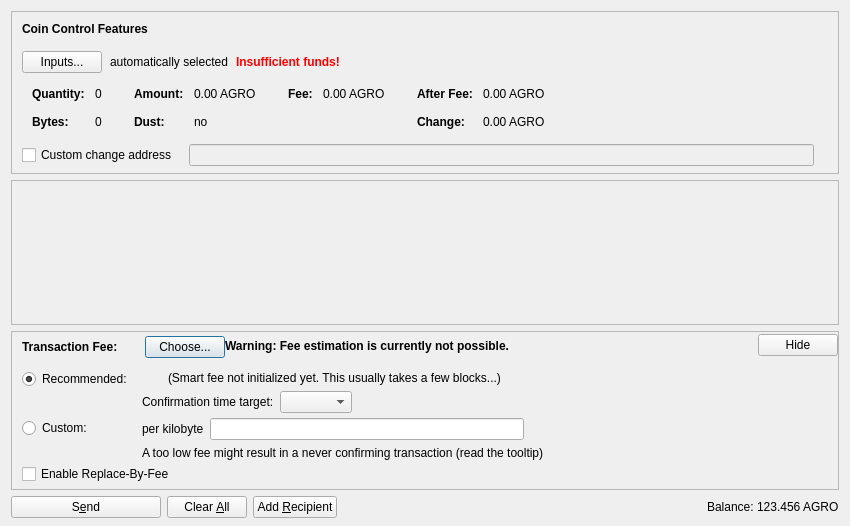
<?xml version="1.0" encoding="UTF-8"?>
<ui version="4.0">
 <class>SendCoinsDialog</class>
 <widget class="QDialog" name="SendCoinsDialog">
  <property name="geometry">
   <rect>
    <x>0</x>
    <y>0</y>
    <width>850</width>
    <height>526</height>
   </rect>
  </property>
  <property name="windowTitle">
   <string>Send Coins</string>
  </property>
  <layout class="QVBoxLayout" name="verticalLayout" stretch="0,1,0,0">
   <property name="bottomMargin">
    <number>8</number>
   </property>
   <item>
    <widget class="QFrame" name="frameCoinControl">
     <property name="sizePolicy">
      <sizepolicy hsizetype="Expanding" vsizetype="Expanding">
       <horstretch>0</horstretch>
       <verstretch>0</verstretch>
      </sizepolicy>
     </property>
     <property name="maximumSize">
      <size>
       <width>16777215</width>
       <height>16777215</height>
      </size>
     </property>
     <property name="frameShape">
      <enum>QFrame::StyledPanel</enum>
     </property>
     <property name="frameShadow">
      <enum>QFrame::Sunken</enum>
     </property>
     <layout class="QVBoxLayout" name="verticalLayoutCoinControl2">
      <property name="spacing">
       <number>0</number>
      </property>
      <property name="leftMargin">
       <number>0</number>
      </property>
      <property name="topMargin">
       <number>0</number>
      </property>
      <property name="rightMargin">
       <number>0</number>
      </property>
      <property name="bottomMargin">
       <number>6</number>
      </property>
      <item>
       <layout class="QVBoxLayout" name="verticalLayoutCoinControl" stretch="0,0,0,0,1">
        <property name="spacing">
         <number>0</number>
        </property>
        <property name="leftMargin">
         <number>10</number>
        </property>
        <property name="topMargin">
         <number>10</number>
        </property>
        <item>
         <layout class="QHBoxLayout" name="horizontalLayoutCoinControl1">
          <property name="bottomMargin">
           <number>15</number>
          </property>
          <item>
           <widget class="QLabel" name="labelCoinControlFeatures">
            <property name="sizePolicy">
             <sizepolicy hsizetype="Preferred" vsizetype="Maximum">
              <horstretch>0</horstretch>
              <verstretch>0</verstretch>
             </sizepolicy>
            </property>
            <property name="font">
             <font>
              <weight>75</weight>
              <bold>true</bold>
             </font>
            </property>
            <property name="styleSheet">
             <string notr="true">font-weight:bold;</string>
            </property>
            <property name="text">
             <string>Coin Control Features</string>
            </property>
           </widget>
          </item>
         </layout>
        </item>
        <item>
         <layout class="QHBoxLayout" name="horizontalLayoutCoinControl2" stretch="0,0,0,0">
          <property name="spacing">
           <number>8</number>
          </property>
          <property name="bottomMargin">
           <number>10</number>
          </property>
          <item>
           <widget class="QPushButton" name="pushButtonCoinControl">
            <property name="styleSheet">
             <string notr="true"/>
            </property>
            <property name="text">
             <string>Inputs...</string>
            </property>
            <property name="autoDefault">
             <bool>false</bool>
            </property>
           </widget>
          </item>
          <item>
           <widget class="QLabel" name="labelCoinControlAutomaticallySelected">
            <property name="text">
             <string>automatically selected</string>
            </property>
            <property name="margin">
             <number>5</number>
            </property>
           </widget>
          </item>
          <item>
           <widget class="QLabel" name="labelCoinControlInsuffFunds">
            <property name="font">
             <font>
              <weight>75</weight>
              <bold>true</bold>
             </font>
            </property>
            <property name="styleSheet">
             <string notr="true">color:red;font-weight:bold;</string>
            </property>
            <property name="text">
             <string>Insufficient funds!</string>
            </property>
            <property name="margin">
             <number>5</number>
            </property>
           </widget>
          </item>
          <item>
           <spacer name="horizontalSpacerCoinControl">
            <property name="orientation">
             <enum>Qt::Horizontal</enum>
            </property>
            <property name="sizeHint" stdset="0">
             <size>
              <width>40</width>
              <height>1</height>
             </size>
            </property>
           </spacer>
          </item>
         </layout>
        </item>
        <item>
         <widget class="QWidget" name="widgetCoinControl" native="true">
          <property name="sizePolicy">
           <sizepolicy hsizetype="Preferred" vsizetype="Preferred">
            <horstretch>0</horstretch>
            <verstretch>0</verstretch>
           </sizepolicy>
          </property>
          <property name="minimumSize">
           <size>
            <width>0</width>
            <height>0</height>
           </size>
          </property>
          <property name="styleSheet">
           <string notr="true"/>
          </property>
          <layout class="QHBoxLayout" name="horizontalLayoutCoinControl5">
           <property name="leftMargin">
            <number>0</number>
           </property>
           <property name="topMargin">
            <number>0</number>
           </property>
           <property name="rightMargin">
            <number>0</number>
           </property>
           <property name="bottomMargin">
            <number>0</number>
           </property>
           <item>
            <layout class="QHBoxLayout" name="horizontalLayoutCoinControl3" stretch="0,0,0,1">
             <property name="spacing">
              <number>20</number>
             </property>
             <property name="topMargin">
              <number>0</number>
             </property>
             <property name="bottomMargin">
              <number>10</number>
             </property>
             <item>
              <layout class="QFormLayout" name="formLayoutCoinControl1">
               <property name="horizontalSpacing">
                <number>10</number>
               </property>
               <property name="verticalSpacing">
                <number>14</number>
               </property>
               <property name="leftMargin">
                <number>10</number>
               </property>
               <property name="topMargin">
                <number>4</number>
               </property>
               <property name="rightMargin">
                <number>6</number>
               </property>
               <item row="0" column="0">
                <widget class="QLabel" name="labelCoinControlQuantityText">
                 <property name="font">
                  <font>
                   <weight>75</weight>
                   <bold>true</bold>
                  </font>
                 </property>
                 <property name="text">
                  <string>Quantity:</string>
                 </property>
                 <property name="margin">
                  <number>0</number>
                 </property>
                </widget>
               </item>
               <item row="0" column="1">
                <widget class="QLabel" name="labelCoinControlQuantity">
                 <property name="cursor">
                  <cursorShape>IBeamCursor</cursorShape>
                 </property>
                 <property name="contextMenuPolicy">
                  <enum>Qt::ActionsContextMenu</enum>
                 </property>
                 <property name="text">
                  <string notr="true">0</string>
                 </property>
                 <property name="margin">
                  <number>0</number>
                 </property>
                 <property name="textInteractionFlags">
                  <set>Qt::LinksAccessibleByMouse|Qt::TextSelectableByKeyboard|Qt::TextSelectableByMouse</set>
                 </property>
                </widget>
               </item>
               <item row="1" column="0">
                <widget class="QLabel" name="labelCoinControlBytesText">
                 <property name="font">
                  <font>
                   <weight>75</weight>
                   <bold>true</bold>
                  </font>
                 </property>
                 <property name="text">
                  <string>Bytes:</string>
                 </property>
                </widget>
               </item>
               <item row="1" column="1">
                <widget class="QLabel" name="labelCoinControlBytes">
                 <property name="cursor">
                  <cursorShape>IBeamCursor</cursorShape>
                 </property>
                 <property name="contextMenuPolicy">
                  <enum>Qt::ActionsContextMenu</enum>
                 </property>
                 <property name="text">
                  <string notr="true">0</string>
                 </property>
                 <property name="textInteractionFlags">
                  <set>Qt::LinksAccessibleByMouse|Qt::TextSelectableByKeyboard|Qt::TextSelectableByMouse</set>
                 </property>
                </widget>
               </item>
              </layout>
             </item>
             <item>
              <layout class="QFormLayout" name="formLayoutCoinControl2">
               <property name="horizontalSpacing">
                <number>10</number>
               </property>
               <property name="verticalSpacing">
                <number>14</number>
               </property>
               <property name="leftMargin">
                <number>6</number>
               </property>
               <property name="topMargin">
                <number>4</number>
               </property>
               <property name="rightMargin">
                <number>6</number>
               </property>
               <item row="0" column="0">
                <widget class="QLabel" name="labelCoinControlAmountText">
                 <property name="font">
                  <font>
                   <weight>75</weight>
                   <bold>true</bold>
                  </font>
                 </property>
                 <property name="text">
                  <string>Amount:</string>
                 </property>
                 <property name="margin">
                  <number>0</number>
                 </property>
                </widget>
               </item>
               <item row="0" column="1">
                <widget class="QLabel" name="labelCoinControlAmount">
                 <property name="cursor">
                  <cursorShape>IBeamCursor</cursorShape>
                 </property>
                 <property name="contextMenuPolicy">
                  <enum>Qt::ActionsContextMenu</enum>
                 </property>
                 <property name="text">
                  <string notr="true">0.00 AGRO</string>
                 </property>
                 <property name="textInteractionFlags">
                  <set>Qt::LinksAccessibleByMouse|Qt::TextSelectableByKeyboard|Qt::TextSelectableByMouse</set>
                 </property>
                </widget>
               </item>
               <item row="1" column="0">
                <widget class="QLabel" name="labelCoinControlLowOutputText">
                 <property name="font">
                  <font>
                   <weight>75</weight>
                   <bold>true</bold>
                  </font>
                 </property>
                 <property name="text">
                  <string>Dust:</string>
                 </property>
                </widget>
               </item>
               <item row="1" column="1">
                <widget class="QLabel" name="labelCoinControlLowOutput">
                 <property name="cursor">
                  <cursorShape>IBeamCursor</cursorShape>
                 </property>
                 <property name="contextMenuPolicy">
                  <enum>Qt::ActionsContextMenu</enum>
                 </property>
                 <property name="text">
                  <string notr="true">no</string>
                 </property>
                 <property name="textInteractionFlags">
                  <set>Qt::LinksAccessibleByMouse|Qt::TextSelectableByKeyboard|Qt::TextSelectableByMouse</set>
                 </property>
                </widget>
               </item>
              </layout>
             </item>
             <item>
              <layout class="QFormLayout" name="formLayoutCoinControl3">
               <property name="horizontalSpacing">
                <number>10</number>
               </property>
               <property name="verticalSpacing">
                <number>14</number>
               </property>
               <property name="leftMargin">
                <number>6</number>
               </property>
               <property name="topMargin">
                <number>4</number>
               </property>
               <property name="rightMargin">
                <number>6</number>
               </property>
               <item row="0" column="0">
                <widget class="QLabel" name="labelCoinControlFeeText">
                 <property name="font">
                  <font>
                   <weight>75</weight>
                   <bold>true</bold>
                  </font>
                 </property>
                 <property name="text">
                  <string>Fee:</string>
                 </property>
                 <property name="margin">
                  <number>0</number>
                 </property>
                </widget>
               </item>
               <item row="0" column="1">
                <widget class="QLabel" name="labelCoinControlFee">
                 <property name="cursor">
                  <cursorShape>IBeamCursor</cursorShape>
                 </property>
                 <property name="contextMenuPolicy">
                  <enum>Qt::ActionsContextMenu</enum>
                 </property>
                 <property name="text">
                  <string notr="true">0.00 AGRO</string>
                 </property>
                 <property name="textInteractionFlags">
                  <set>Qt::LinksAccessibleByMouse|Qt::TextSelectableByKeyboard|Qt::TextSelectableByMouse</set>
                 </property>
                </widget>
               </item>
              </layout>
             </item>
             <item>
              <layout class="QFormLayout" name="formLayoutCoinControl4">
               <property name="horizontalSpacing">
                <number>10</number>
               </property>
               <property name="verticalSpacing">
                <number>14</number>
               </property>
               <property name="leftMargin">
                <number>6</number>
               </property>
               <property name="topMargin">
                <number>4</number>
               </property>
               <property name="rightMargin">
                <number>6</number>
               </property>
               <item row="0" column="0">
                <widget class="QLabel" name="labelCoinControlAfterFeeText">
                 <property name="font">
                  <font>
                   <weight>75</weight>
                   <bold>true</bold>
                  </font>
                 </property>
                 <property name="text">
                  <string>After Fee:</string>
                 </property>
                 <property name="margin">
                  <number>0</number>
                 </property>
                </widget>
               </item>
               <item row="0" column="1">
                <widget class="QLabel" name="labelCoinControlAfterFee">
                 <property name="cursor">
                  <cursorShape>IBeamCursor</cursorShape>
                 </property>
                 <property name="contextMenuPolicy">
                  <enum>Qt::ActionsContextMenu</enum>
                 </property>
                 <property name="text">
                  <string notr="true">0.00 AGRO</string>
                 </property>
                 <property name="textInteractionFlags">
                  <set>Qt::LinksAccessibleByMouse|Qt::TextSelectableByKeyboard|Qt::TextSelectableByMouse</set>
                 </property>
                </widget>
               </item>
               <item row="1" column="0">
                <widget class="QLabel" name="labelCoinControlChangeText">
                 <property name="font">
                  <font>
                   <weight>75</weight>
                   <bold>true</bold>
                  </font>
                 </property>
                 <property name="text">
                  <string>Change:</string>
                 </property>
                </widget>
               </item>
               <item row="1" column="1">
                <widget class="QLabel" name="labelCoinControlChange">
                 <property name="cursor">
                  <cursorShape>IBeamCursor</cursorShape>
                 </property>
                 <property name="contextMenuPolicy">
                  <enum>Qt::ActionsContextMenu</enum>
                 </property>
                 <property name="text">
                  <string notr="true">0.00 AGRO</string>
                 </property>
                 <property name="textInteractionFlags">
                  <set>Qt::LinksAccessibleByMouse|Qt::TextSelectableByKeyboard|Qt::TextSelectableByMouse</set>
                 </property>
                </widget>
               </item>
              </layout>
             </item>
            </layout>
           </item>
          </layout>
         </widget>
        </item>
        <item>
         <layout class="QHBoxLayout" name="horizontalLayoutCoinControl4" stretch="0,0,0">
          <property name="spacing">
           <number>12</number>
          </property>
          <property name="sizeConstraint">
           <enum>QLayout::SetDefaultConstraint</enum>
          </property>
          <property name="topMargin">
           <number>5</number>
          </property>
          <property name="rightMargin">
           <number>5</number>
          </property>
          <item>
           <widget class="QCheckBox" name="checkBoxCoinControlChange">
            <property name="toolTip">
             <string>If this is activated, but the change address is empty or invalid, change will be sent to a newly generated address.</string>
            </property>
            <property name="text">
             <string>Custom change address</string>
            </property>
           </widget>
          </item>
          <item>
           <widget class="QValidatedLineEdit" name="lineEditCoinControlChange">
            <property name="enabled">
             <bool>false</bool>
            </property>
            <property name="sizePolicy">
             <sizepolicy hsizetype="Expanding" vsizetype="Fixed">
              <horstretch>0</horstretch>
              <verstretch>0</verstretch>
             </sizepolicy>
            </property>
           </widget>
          </item>
          <item>
           <widget class="QLabel" name="labelCoinControlChangeLabel">
            <property name="sizePolicy">
             <sizepolicy hsizetype="Preferred" vsizetype="Expanding">
              <horstretch>0</horstretch>
              <verstretch>0</verstretch>
             </sizepolicy>
            </property>
            <property name="minimumSize">
             <size>
              <width>0</width>
              <height>0</height>
             </size>
            </property>
            <property name="text">
             <string/>
            </property>
            <property name="margin">
             <number>3</number>
            </property>
           </widget>
          </item>
         </layout>
        </item>
        <item>
         <spacer name="verticalSpacerCoinControl">
          <property name="orientation">
           <enum>Qt::Vertical</enum>
          </property>
          <property name="sizeHint" stdset="0">
           <size>
            <width>800</width>
            <height>1</height>
           </size>
          </property>
         </spacer>
        </item>
       </layout>
      </item>
     </layout>
    </widget>
   </item>
   <item>
    <widget class="QScrollArea" name="scrollArea">
     <property name="widgetResizable">
      <bool>true</bool>
     </property>
     <widget class="QWidget" name="scrollAreaWidgetContents">
      <property name="geometry">
       <rect>
        <x>0</x>
        <y>0</y>
        <width>830</width>
        <height>104</height>
       </rect>
      </property>
      <layout class="QVBoxLayout" name="verticalLayout_2" stretch="0,1">
       <property name="leftMargin">
        <number>0</number>
       </property>
       <property name="topMargin">
        <number>0</number>
       </property>
       <property name="rightMargin">
        <number>0</number>
       </property>
       <property name="bottomMargin">
        <number>0</number>
       </property>
       <item>
        <layout class="QVBoxLayout" name="entries">
         <property name="spacing">
          <number>6</number>
         </property>
        </layout>
       </item>
       <item>
        <spacer name="verticalSpacer">
         <property name="orientation">
          <enum>Qt::Vertical</enum>
         </property>
         <property name="sizeHint" stdset="0">
          <size>
           <width>20</width>
           <height>40</height>
          </size>
         </property>
        </spacer>
       </item>
      </layout>
     </widget>
    </widget>
   </item>
   <item>
    <widget class="QFrame" name="frameFee">
     <property name="sizePolicy">
      <sizepolicy hsizetype="Expanding" vsizetype="Expanding">
       <horstretch>0</horstretch>
       <verstretch>0</verstretch>
      </sizepolicy>
     </property>
     <property name="maximumSize">
      <size>
       <width>16777215</width>
       <height>16777215</height>
      </size>
     </property>
     <property name="frameShape">
      <enum>QFrame::StyledPanel</enum>
     </property>
     <property name="frameShadow">
      <enum>QFrame::Sunken</enum>
     </property>
     <layout class="QVBoxLayout" name="verticalLayoutFee1">
      <property name="spacing">
       <number>0</number>
      </property>
      <property name="leftMargin">
       <number>0</number>
      </property>
      <property name="topMargin">
       <number>0</number>
      </property>
      <property name="rightMargin">
       <number>0</number>
      </property>
      <property name="bottomMargin">
       <number>0</number>
      </property>
      <item>
       <layout class="QVBoxLayout" name="verticalLayoutFee2" stretch="0,0,0">
        <property name="spacing">
         <number>0</number>
        </property>
        <property name="leftMargin">
         <number>10</number>
        </property>
        <property name="topMargin">
         <number>0</number>
        </property>
        <item>
         <layout class="QHBoxLayout" name="horizontalLayoutFee1">
          <property name="bottomMargin">
           <number>0</number>
          </property>
          <item>
           <layout class="QVBoxLayout" name="verticalLayoutFee7">
            <property name="spacing">
             <number>0</number>
            </property>
            <item>
             <spacer name="verticalSpacerSmartFee">
              <property name="orientation">
               <enum>Qt::Vertical</enum>
              </property>
              <property name="sizeType">
               <enum>QSizePolicy::Fixed</enum>
              </property>
              <property name="sizeHint" stdset="0">
               <size>
                <width>1</width>
                <height>4</height>
               </size>
              </property>
             </spacer>
            </item>
            <item>
             <layout class="QHBoxLayout" name="horizontalLayoutSmartFee">
              <property name="spacing">
               <number>10</number>
              </property>
              <item>
               <widget class="QLabel" name="labelFeeHeadline">
                <property name="sizePolicy">
                 <sizepolicy hsizetype="Preferred" vsizetype="Maximum">
                  <horstretch>0</horstretch>
                  <verstretch>0</verstretch>
                 </sizepolicy>
                </property>
                <property name="font">
                 <font>
                  <weight>75</weight>
                  <bold>true</bold>
                 </font>
                </property>
                <property name="styleSheet">
                 <string notr="true">font-weight:bold;</string>
                </property>
                <property name="text">
                 <string>Transaction Fee:</string>
                </property>
               </widget>
              </item>
              <item>
               <widget class="QLabel" name="labelFeeMinimized">
                <property name="text">
                 <string/>
                </property>
               </widget>
              </item>
              <item>
               <widget class="QPushButton" name="buttonChooseFee">
                <property name="text">
                 <string>Choose...</string>
                </property>
               </widget>
              </item>
             </layout>
            </item>
            <item>
             <spacer name="verticalSpacer_5">
              <property name="orientation">
               <enum>Qt::Vertical</enum>
              </property>
              <property name="sizeHint" stdset="0">
               <size>
                <width>1</width>
                <height>1</height>
               </size>
              </property>
             </spacer>
            </item>
           </layout>
          </item>
          <item>
           <widget class="QLabel" name="fallbackFeeWarningLabel">
            <property name="toolTip">
             <string>Using the fallbackfee can result in sending a transaction that will take several hours or days (or never) to confirm. Consider choosing your fee manually or wait until you have validated the complete chain.</string>
            </property>
            <property name="font">
            <font>
                <weight>75</weight>
                <bold>true</bold>
            </font>
            </property>
            <property name="text">
             <string>Warning: Fee estimation is currently not possible.</string>
            </property>
            <property name="wordWrap">
             <bool>false</bool>
            </property>
           </widget>
          </item>
          <item>
           <spacer name="horizontalSpacer_4">
            <property name="orientation">
             <enum>Qt::Horizontal</enum>
            </property>
            <property name="sizeType">
             <enum>QSizePolicy::MinimumExpanding</enum>
            </property>
            <property name="sizeHint" stdset="0">
             <size>
              <width>40</width>
              <height>20</height>
             </size>
            </property>
           </spacer>
          </item>
          <item>
           <widget class="QPushButton" name="buttonMinimizeFee">
            <property name="toolTip">
             <string>Hide transaction fee settings</string>
            </property>
            <property name="text">
             <string>Hide</string>
            </property>
           </widget>
          </item>
         </layout>
        </item>
        <item>
         <widget class="QFrame" name="frameFeeSelection">
          <layout class="QVBoxLayout" name="verticalLayoutFee12">
           <property name="spacing">
            <number>0</number>
           </property>
           <property name="leftMargin">
            <number>0</number>
           </property>
           <property name="topMargin">
            <number>0</number>
           </property>
           <property name="rightMargin">
            <number>0</number>
           </property>
           <property name="bottomMargin">
            <number>0</number>
           </property>
           <item>
            <layout class="QGridLayout" name="gridLayoutFee">
             <property name="topMargin">
              <number>10</number>
             </property>
             <property name="bottomMargin">
              <number>4</number>
             </property>
             <property name="horizontalSpacing">
              <number>10</number>
             </property>
             <property name="verticalSpacing">
              <number>4</number>
             </property>
             <item row="1" column="1">
              <layout class="QVBoxLayout" name="verticalLayoutFee8">
               <property name="spacing">
                <number>6</number>
               </property>
               <item>
                <layout class="QHBoxLayout" name="horizontalLayoutFee13">
                 <item>
                  <widget class="QLabel" name="labelCustomPerKilobyte">
                   <property name="toolTip">
                    <string>Specify a custom fee per kB (1,000 bytes) of the transaction's virtual size.

Note:  Since the fee is calculated on a per-byte basis, a fee of "100 satoshis per kB" for a transaction size of 500 bytes (half of 1 kB) would ultimately yield a fee of only 50 satoshis.</string>
                   </property>
                   <property name="text">
                    <string>per kilobyte</string>
                   </property>
                  </widget>
                 </item>
                 <item>
                  <widget class="AgroCoinAmountField" name="customFee"/>
                 </item>
                 <item>
                  <spacer name="horizontalSpacer_6">
                   <property name="orientation">
                    <enum>Qt::Horizontal</enum>
                   </property>
                   <property name="sizeHint" stdset="0">
                    <size>
                     <width>1</width>
                     <height>1</height>
                    </size>
                   </property>
                  </spacer>
                 </item>
                </layout>
               </item>
               <item>
                <layout class="QHBoxLayout" name="horizontalLayoutFee8">
                 <item>
                  <widget class="QLabel" name="labelCustomFeeWarning">
                   <property name="enabled">
                    <bool>true</bool>
                   </property>
                   <property name="toolTip">
                    <string>When there is less transaction volume than space in the blocks, miners as well as relaying nodes may enforce a minimum fee. Paying only this minimum fee is just fine, but be aware that this can result in a never confirming transaction once there is more demand for agrocoin transactions than the network can process.</string>
                   </property>
                   <property name="text">
                    <string>A too low fee might result in a never confirming transaction (read the tooltip)</string>
                   </property>
                  </widget>
                 </item>
                 <item>
                  <spacer name="horizontalSpacer_2">
                   <property name="orientation">
                    <enum>Qt::Horizontal</enum>
                   </property>
                   <property name="sizeHint" stdset="0">
                    <size>
                     <width>1</width>
                     <height>1</height>
                    </size>
                   </property>
                  </spacer>
                 </item>
                </layout>
               </item>
              </layout>
             </item>
             <item row="0" column="0">
              <layout class="QVBoxLayout" name="verticalLayoutFee4" stretch="0,1">
               <item>
                <widget class="QRadioButton" name="radioSmartFee">
                 <property name="text">
                  <string>Recommended:</string>
                 </property>
                 <property name="checked">
                  <bool>true</bool>
                 </property>
                 <attribute name="buttonGroup">
                  <string notr="true">groupFee</string>
                 </attribute>
                </widget>
               </item>
               <item>
                <spacer name="verticalSpacer_2">
                 <property name="orientation">
                  <enum>Qt::Vertical</enum>
                 </property>
                 <property name="sizeHint" stdset="0">
                  <size>
                   <width>1</width>
                   <height>1</height>
                  </size>
                 </property>
                </spacer>
               </item>
              </layout>
             </item>
             <item row="1" column="0">
              <layout class="QVBoxLayout" name="verticalLayoutFee9" stretch="0,1">
               <item>
                <widget class="QRadioButton" name="radioCustomFee">
                 <property name="text">
                  <string>Custom:</string>
                 </property>
                 <attribute name="buttonGroup">
                  <string notr="true">groupFee</string>
                 </attribute>
                </widget>
               </item>
               <item>
                <spacer name="verticalSpacer_6">
                 <property name="orientation">
                  <enum>Qt::Vertical</enum>
                 </property>
                 <property name="sizeHint" stdset="0">
                  <size>
                   <width>1</width>
                   <height>1</height>
                  </size>
                 </property>
                </spacer>
               </item>
              </layout>
             </item>
             <item row="0" column="1">
              <layout class="QVBoxLayout" name="verticalLayoutFee3" stretch="0,0,1">
               <property name="spacing">
                <number>6</number>
               </property>
               <property name="topMargin">
                <number>2</number>
               </property>
               <item>
                <layout class="QHBoxLayout" name="horizontalLayoutFee12">
                 <item>
                  <widget class="QLabel" name="labelSmartFee">
                   <property name="text">
                    <string/>
                   </property>
                  </widget>
                 </item>
                 <item>
                  <widget class="QLabel" name="labelFeeEstimation">
                   <property name="text">
                    <string/>
                   </property>
                  </widget>
                 </item>
                 <item>
                  <widget class="QLabel" name="labelSmartFee2">
                   <property name="text">
                    <string>(Smart fee not initialized yet. This usually takes a few blocks...)</string>
                   </property>
                  </widget>
                 </item>
                 <item>
                  <spacer name="horizontalSpacer_5">
                   <property name="orientation">
                    <enum>Qt::Horizontal</enum>
                   </property>
                   <property name="sizeHint" stdset="0">
                    <size>
                     <width>1</width>
                     <height>1</height>
                    </size>
                   </property>
                  </spacer>
                 </item>
                </layout>
               </item>
               <item>
                <layout class="QHBoxLayout" name="horizontalLayoutFee9">
                 <item>
                  <layout class="QVBoxLayout" name="verticalLayoutFee6">
                   <item>
                    <widget class="QLabel" name="labelSmartFee3">
                     <property name="text">
                      <string>Confirmation time target:</string>
                     </property>
                    </widget>
                   </item>
                  </layout>
                 </item>
                 <item>
                  <layout class="QVBoxLayout" name="verticalLayoutFee5">
                   <property name="rightMargin">
                    <number>30</number>
                   </property>
                   <item>
                    <layout class="QHBoxLayout" name="horizontalLayoutConfTarget">
                     <property name="bottomMargin">
                      <number>0</number>
                     </property>
                     <item>
                      <widget class="QComboBox" name="confTargetSelector"/>
                     </item>
                     <item>
                      <spacer name="horizontalSpacerConfTarget">
                       <property name="orientation">
                        <enum>Qt::Horizontal</enum>
                       </property>
                       <property name="sizeHint" stdset="0">
                        <size>
                         <width>40</width>
                         <height>20</height>
                        </size>
                       </property>
                      </spacer>
                     </item>
                    </layout>
                   </item>
                  </layout>
                 </item>
                </layout>
               </item>
               <item>
                <spacer name="verticalSpacer_4">
                 <property name="orientation">
                  <enum>Qt::Vertical</enum>
                 </property>
                 <property name="sizeHint" stdset="0">
                  <size>
                   <width>1</width>
                   <height>1</height>
                  </size>
                 </property>
                </spacer>
               </item>
              </layout>
             </item>
            </layout>
           </item>
           <item>
            <widget class="QCheckBox" name="optInRBF">
             <property name="text">
              <string>Enable Replace-By-Fee</string>
             </property>
             <property name="toolTip">
              <string>With Replace-By-Fee (BIP-125) you can increase a transaction's fee after it is sent. Without this, a higher fee may be recommended to compensate for increased transaction delay risk.</string>
             </property>
            </widget>
           </item>
          </layout>
         </widget>
        </item>
        <item>
         <spacer name="verticalSpacerFee">
          <property name="orientation">
           <enum>Qt::Vertical</enum>
          </property>
          <property name="sizeHint" stdset="0">
           <size>
            <width>40</width>
            <height>5</height>
           </size>
          </property>
         </spacer>
        </item>
       </layout>
      </item>
     </layout>
    </widget>
   </item>
   <item>
    <layout class="QHBoxLayout" name="horizontalLayout">
     <item>
      <widget class="QPushButton" name="sendButton">
       <property name="minimumSize">
        <size>
         <width>150</width>
         <height>0</height>
        </size>
       </property>
       <property name="toolTip">
        <string>Confirm the send action</string>
       </property>
       <property name="text">
        <string>S&amp;end</string>
       </property>
       <property name="icon">
        <iconset resource="../agrocoin.qrc">
         <normaloff>:/icons/send</normaloff>:/icons/send</iconset>
       </property>
       <property name="autoDefault">
        <bool>false</bool>
       </property>
       <property name="default">
        <bool>false</bool>
       </property>
      </widget>
     </item>
     <item>
      <widget class="QPushButton" name="clearButton">
       <property name="sizePolicy">
        <sizepolicy hsizetype="Minimum" vsizetype="Fixed">
         <horstretch>0</horstretch>
         <verstretch>0</verstretch>
        </sizepolicy>
       </property>
       <property name="toolTip">
        <string>Clear all fields of the form.</string>
       </property>
       <property name="text">
        <string>Clear &amp;All</string>
       </property>
       <property name="icon">
        <iconset resource="../agrocoin.qrc">
         <normaloff>:/icons/remove</normaloff>:/icons/remove</iconset>
       </property>
       <property name="autoDefault">
        <bool>false</bool>
       </property>
      </widget>
     </item>
     <item>
      <widget class="QPushButton" name="addButton">
       <property name="toolTip">
        <string>Send to multiple recipients at once</string>
       </property>
       <property name="text">
        <string>Add &amp;Recipient</string>
       </property>
       <property name="icon">
        <iconset resource="../agrocoin.qrc">
         <normaloff>:/icons/add</normaloff>:/icons/add</iconset>
       </property>
       <property name="autoDefault">
        <bool>false</bool>
       </property>
      </widget>
     </item>
     <item>
      <spacer name="horizontalSpacer">
       <property name="orientation">
        <enum>Qt::Horizontal</enum>
       </property>
       <property name="sizeHint" stdset="0">
        <size>
         <width>40</width>
         <height>20</height>
        </size>
       </property>
      </spacer>
     </item>
     <item>
      <layout class="QHBoxLayout" name="horizontalLayout_2">
       <property name="spacing">
        <number>3</number>
       </property>
       <item>
        <widget class="QLabel" name="labelBalanceName">
         <property name="sizePolicy">
          <sizepolicy hsizetype="Preferred" vsizetype="Fixed">
           <horstretch>0</horstretch>
           <verstretch>0</verstretch>
          </sizepolicy>
         </property>
         <property name="text">
          <string>Balance:</string>
         </property>
        </widget>
       </item>
       <item>
        <widget class="QLabel" name="labelBalance">
         <property name="sizePolicy">
          <sizepolicy hsizetype="Preferred" vsizetype="Fixed">
           <horstretch>0</horstretch>
           <verstretch>0</verstretch>
          </sizepolicy>
         </property>
         <property name="cursor">
          <cursorShape>IBeamCursor</cursorShape>
         </property>
         <property name="text">
          <string notr="true">123.456 AGRO</string>
         </property>
         <property name="textInteractionFlags">
          <set>Qt::LinksAccessibleByMouse|Qt::TextSelectableByKeyboard|Qt::TextSelectableByMouse</set>
         </property>
        </widget>
       </item>
      </layout>
     </item>
    </layout>
   </item>
  </layout>
 </widget>
 <customwidgets>
  <customwidget>
   <class>QValidatedLineEdit</class>
   <extends>QLineEdit</extends>
   <header>qt/qvalidatedlineedit.h</header>
  </customwidget>
  <customwidget>
   <class>AgroCoinAmountField</class>
   <extends>QLineEdit</extends>
   <header>qt/agrocoinamountfield.h</header>
   <container>1</container>
  </customwidget>
 </customwidgets>
 <resources>
  <include location="../agrocoin.qrc"/>
 </resources>
 <connections/>
 <buttongroups>
  <buttongroup name="groupFee"/>
 </buttongroups>
</ui>
